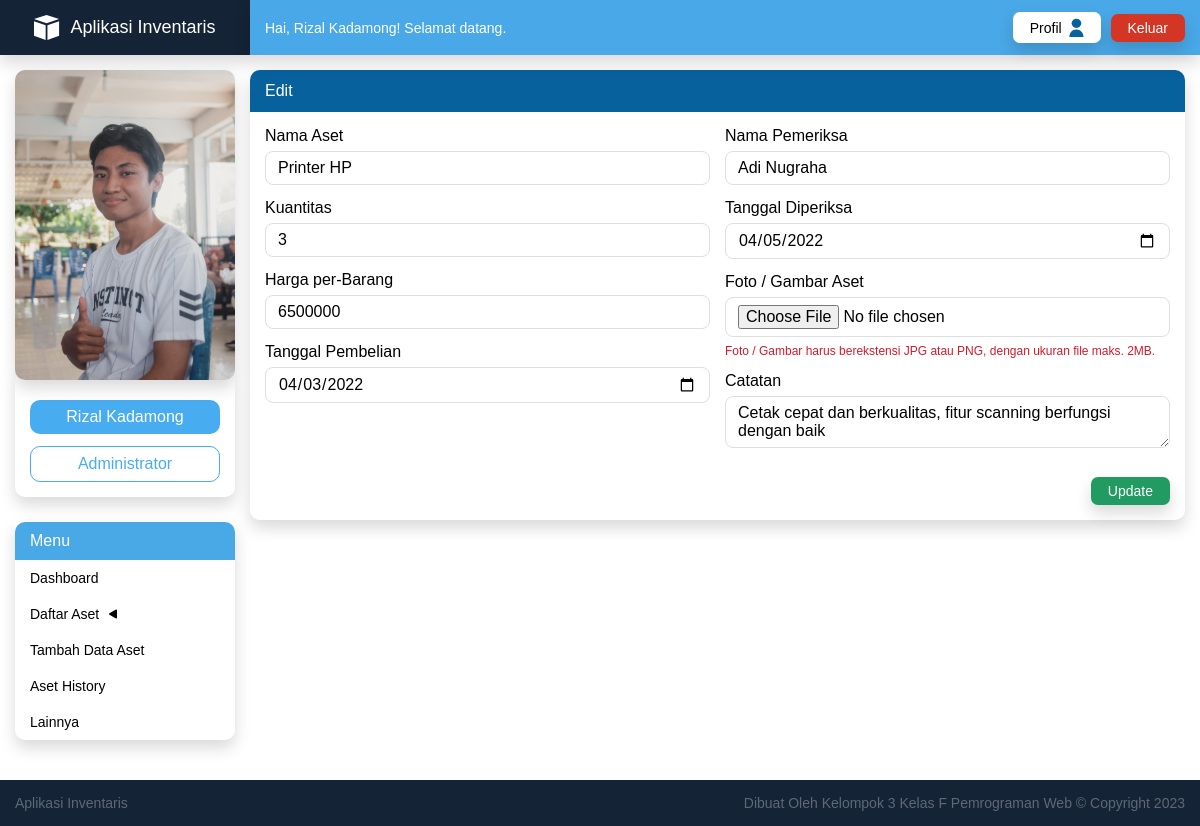
Screenshot of /aset-lab/edit.php?id=12 (signed in) with the database file from the repository.
### tables this page shows
CREATE TABLE `user` (
  `id` int(11) NOT NULL,
  `nama` varchar(40) NOT NULL,
  `role` varchar(25) NOT NULL,
  `username` varchar(35) NOT NULL,
  `password` varchar(100) NOT NULL,
  `foto` varchar(200) DEFAULT NULL,
  `catatan` varchar(500) NOT NULL,
  `created_at` timestamp NULL DEFAULT NULL,
  `updated_at` timestamp NULL DEFAULT NULL
);

CREATE TABLE `aset_lab` (
  `id` int(11) NOT NULL,
  `nama_aset` varchar(80) NOT NULL,
  `kuantitas` int(11) NOT NULL,
  `harga` int(20) NOT NULL,
  `tgl_pembelian` date DEFAULT NULL,
  `foto` varchar(100) DEFAULT NULL,
  `nama_pemeriksa` varchar(40) NOT NULL,
  `tgl_diperiksa` date DEFAULT NULL,
  `catatan` varchar(500) NOT NULL,
  `created_at` timestamp NULL DEFAULT NULL,
  `updated_at` timestamp NULL DEFAULT NULL
);

### aset-lab/config.php (called while the page is built, shortened)
<?php
$table_name = 'aset_lab';

### aset-lab/edit.php (the view, shortened to what this page needs)
<?php include("../layout/head.php") ?>
<?php include("../layout/sidebar.php") ?>
<?php include("../layout/navbar.php") ?>
<?php include("config.php") ?>
<?php
$id = $_GET['id'];
$data = mysqli_fetch_array(mysqli_query($db, "SELECT * FROM $table_name WHERE id=$id"));
?>
<div class="content">
  <div id="detail-aset" class="breadcrumb">Edit</div>
  <form action="update.php" method="post" enctype="multipart/form-data">
    <div class="content-inner">
      <div class="row">
        <div class="col">
          <div class="form-group">
            <label>Nama Aset</label>
            <input name="nama_aset" type="text" value="<?= $data['nama_aset'] ?>" />
          </div>
          <div class="form-group">
            <label>Kuantitas</label>
            <input name="kuantitas" type="number" value="<?= $data['kuantitas'] ?>" />
          </div>
          <div class="form-group">
            <label>Harga per-Barang</label>
            <input name="harga" type="number" value="<?= $data['harga'] ?>" />
          </div>
          <div class="form-group">
            <label>Tanggal Pembelian</label>
            <input name="tgl_pembelian" type="date" value="<?= $data['tgl_pembelian'] ?>" />
          </div>
        </div>
        <div class="col">
          <div class="form-group">
            <label>Nama Pemeriksa</label>
            <input name="nama_pemeriksa" type="text" value="<?= $data['nama_pemeriksa'] ?>" />
          </div>
          <div class="form-group">
            <label>Tanggal Diperiksa</label>
            <input name="tgl_diperiksa" type="date" value="<?= $data['tgl_diperiksa'] ?>" />
          </div>
          <div class="form-group">
            <label>Foto / Gambar Aset</label>
            <input name="foto" type="file" id="file" />
            <div class="info show">Foto / Gambar harus berekstensi JPG atau PNG, dengan ukuran file maks. 2MB.</div>
          </div>
          <div class="form-group">
            <label>Catatan</label>
            <textarea name="catatan"><?= $data['catatan'] ?></textarea>
          </div>
        </div>
      </div>
    </div>
    <div class="btn-wrapper">
      <button name="update-aset" type="submit" class="btn btn-success">
        Update
      </button>
    </div>
  </form>
</div>
<?php include("../layout/footer.php") ?>

### layout/sidebar.php (shortened to what this page needs)
<section class="sidebar">
  <div class="logo">
    <img src="../assets/svg/logo.svg" alt="Logo" />
    <span class="title">Aplikasi Inventaris</span>
  </div>
  <div class="profile">
    <?php if ($user['foto']) { ?>
      <img class="foto-profil" src="../assets/foto-profile/<?= $user['foto'] ?>" alt="Foto Profil" />
    <?php } else { ?>
      <div class="foto-default">
        <img src="../assets/svg/foto-profil.svg" alt="Foto Profil" />
      </div>
    <?php } ?>
    <div class="detail">
      <div class="name"><?= $user['nama'] ?></div>
      <div class="role"><?= $user['role'] ?></div>
    </div>
  </div>
  <div class="menus">
    <div class="title">Menu</div>
    <ul>
      <a href="../dashboard/">
        <li>Dashboard</li>
      </a>
      <li class="menu-dropdown daftar-aset">
        Daftar Aset
        <img class="icon" src="../assets/svg/caret.svg" alt="Icon Dropdown" />
      </li>
      <?php if ($user['role'] === 'SuperUser' || $user['role'] === 'Administrator') { ?>
        <a href="../tambah-aset/">
          <li>Tambah Data Aset</li>
        </a>
      <?php } ?>
      <?php if ($user['role'] === 'SuperUser' || $user['role'] === 'Administrator') { ?>
        <a href="../aset-history/">
          <li>Aset History</li>
        </a>
      <?php } ?>
      <li>Lainnya</li>
    </ul>
  </div>
</section>

### layout/navbar.php (shortened to what this page needs)
<section class="content-wrapper">
  <nav class="navbar">
    <div class="left">
      <div class="message">Hai, <?= $user['nama'] ?>! Selamat datang.</div>
    </div>
    <div class="buttons">
      <?php
      if ($_SESSION['role_user'] === 'SuperUser' || $_SESSION['role_user'] === 'Administrator') {
      ?>
        <a href="../profile/">
          <button class="btn btn-profile">
            <div class="flex">
              <span>Profil</span>
              <img src="../assets/svg/profil.svg" alt="Profile" />
            </div>
          </button>
        </a>
      <?php } ?>
      <a href="../auth/logout.php"><button id="logout" class="btn btn-danger">Keluar</button></a>
    </div>
  </nav>

### assets/css/main.css (style rules this page uses)
* { margin: 0; padding: 0; font-family: "Poppins", sans-serif; }
a { text-decoration: none; }
ul { list-style-type: none; }
textarea, input, select { border: 1px solid #dfdfdf; border-radius: 8px; padding: 7px 12px; transition: 0.1s; font-size: 16px; }
textarea:read-only, input:read-only { background-color: #dfdfdf; }
input[type=file] { background: none; }
.btn { padding: 6px 17px 6px 17px; border-radius: 7px; border: none; cursor: pointer; font-size: 14px; box-shadow: 0 0.5rem 1rem rgba(0, 0, 0, 0.15); }
.btn-profile { background-color: #fff; transition: background-color 0.5s; }
.btn-profile .flex { display: flex; align-items: center; justify-content: center; }
.btn-profile .flex span { margin-right: 7px; }
.btn-profile .flex img { width: 15px; height: auto; }
.btn-danger { background-color: #d43625; color: #fff; transition: background-color 0.5s; }
.btn-success { background-color: #229b62; color: #fff; transition: background-color 0.5s; }
.form-group { display: grid; margin-bottom: 14px; }
.form-group .info { font-size: 12px; color: #d31b2d; padding-top: 7px; display: none; }
.form-group .info.show { display: block; }
.form-group label { margin-bottom: 6px; }
.sidebar { grid-area: "sidebar"; }
.sidebar .logo { display: flex; justify-content: center; align-items: center; color: #fff; background-color: #152337; padding: 15px; height: 25px; box-shadow: 0 0.5rem 1rem rgba(0, 0, 0, 0.15); }
.sidebar .logo img { margin-right: 10px; }
.sidebar .logo .title { font-size: 18px; font-weight: 500; }
.sidebar .profile { margin: 15px; background-color: #fff; border-radius: 10px; }
.sidebar .profile .foto-profil { border-radius: 10px; box-shadow: 0 0.5rem 1rem rgba(0, 0, 0, 0.15); width: 100%; height: auto; margin-bottom: -7px; }
.sidebar .profile .detail { box-shadow: 0 0.5rem 1rem rgba(0, 0, 0, 0.15); padding: 23px 15px 15px 15px; border-radius: 0 0 10px 10px; text-align: center; }
.sidebar .profile .name { background-color: #47acf0; padding: 8px; border-radius: 10px; color: #fff; margin-bottom: 12px; }
.sidebar .profile .role { border: 1px solid #47acf0; color: #47acf0; border-radius: 10px; padding: 8px; }
.sidebar .menus { margin: 25px 15px; box-shadow: 0 0.5rem 1rem rgba(0, 0, 0, 0.15); border-radius: 0 0 10px 10px; }
.sidebar .menus ul li { padding: 10px 15px 10px; cursor: pointer; color: #000; transition: color 0.2s; font-size: 14px; }
.sidebar .menus .title { padding: 10px 15px 10px 15px; background-color: #49a8e6; color: #fff; border-radius: 10px 10px 0 0; }
.sidebar .menus .menu-dropdown .icon { margin-left: 6px; transform: rotate(0deg); transition: transform 0.3s; }
.content-wrapper { grid-area: "content-wrapper"; }
.content-wrapper .navbar { background-color: #49a8e7; padding: 15px; height: 25px; display: flex; align-items: center; justify-content: space-between; font-size: 14px; box-shadow: 0 0.5rem 1rem rgba(0, 0, 0, 0.15); position: relative; }
.content-wrapper .navbar .left { display: flex; }
.content-wrapper .navbar .left .message { color: #fff; display: block; }
.content-wrapper .navbar .buttons .btn-profile { margin-right: 6px; }
.content-wrapper .content { display: grid; margin: 15px 15px 15px 0; border-radius: 10px; box-shadow: 0 0.5rem 1rem rgba(0, 0, 0, 0.15); padding-bottom: 15px; }
.content-wrapper .content .content-inner { padding: 15px; overflow-x: auto; }
.content-wrapper .content .content-inner .row { display: grid; grid-template-columns: repeat(auto-fit, minmax(200px, 1fr)); gap: 15px; }
.content-wrapper .content .btn-wrapper { display: flex; justify-content: right; padding-right: 15px; }
.content-wrapper .content .breadcrumb { background-color: #07619c; color: #fff; padding: 12px 15px 12px 15px; border-radius: 10px 10px 0 0; font-size: 16px; }

### rows the page displays
user: foto (picture), nama "Rizal Kadamong", role "Administrator"
aset_lab: nama_aset "Printer HP", kuantitas "3", harga "6500000", tgl_pembelian "04/03/2022", nama_pemeriksa "Adi Nugraha", tgl_diperiksa "04/05/2022", catatan "Cetak cepat dan berkualitas, fitur scanning berfungsi dengan baik"
